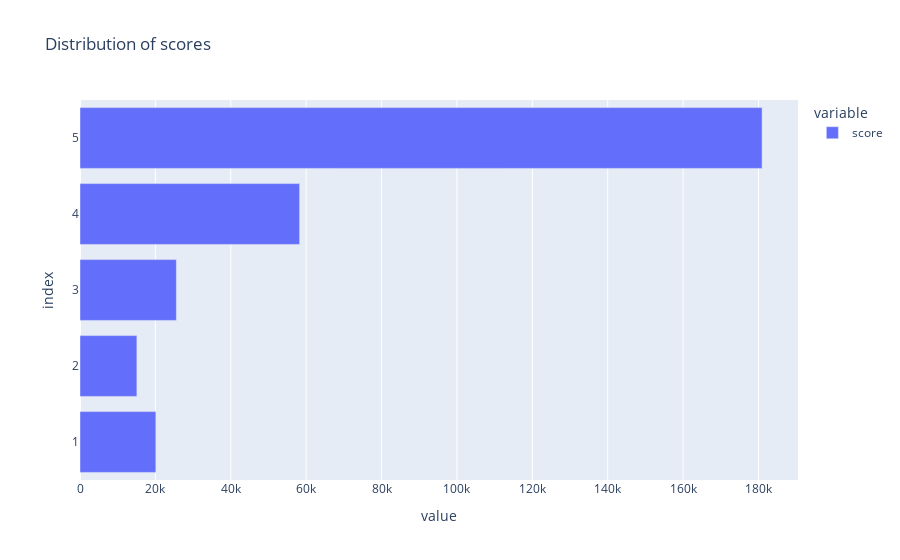

The code cell stored with this chart in its notebook:
### Code cell
fig = px.bar(df_reviews["score"].value_counts(), orientation = "h", title = f"Distribution of scores", labels = {"index": "score", "value":"count"} )
fig.show()

### Figure 1 — Plotly figure (JSON) as saved in the notebook; plotly's stock layout.template omitted (floating-point values rounded to 4 significant figures)
{"data": [{"alignmentgroup": "True", "hovertemplate": "variable=score<br>value=%{x}<br>index=%{y}<extra></extra>", "legendgroup": "score", "marker": {"color": "#636efa", "pattern": {"shape": ""}}, "name": "score", "offsetgroup": "score", "orientation": "h", "showlegend": true, "textposition": "auto", "type": "bar", "x": [180957, 58262, 25563, 20127, 15091], "xaxis": "x", "y": [5, 4, 3, 1, 2], "yaxis": "y"}], "layout": {"barmode": "relative", "legend": {"title": {"text": "variable"}, "tracegroupgap": 0}, "title": {"text": "Distribution of scores"}, "xaxis": {"anchor": "y", "domain": [0, 1], "title": {"text": "value"}}, "yaxis": {"anchor": "x", "domain": [0, 1], "title": {"text": "index"}}}}
